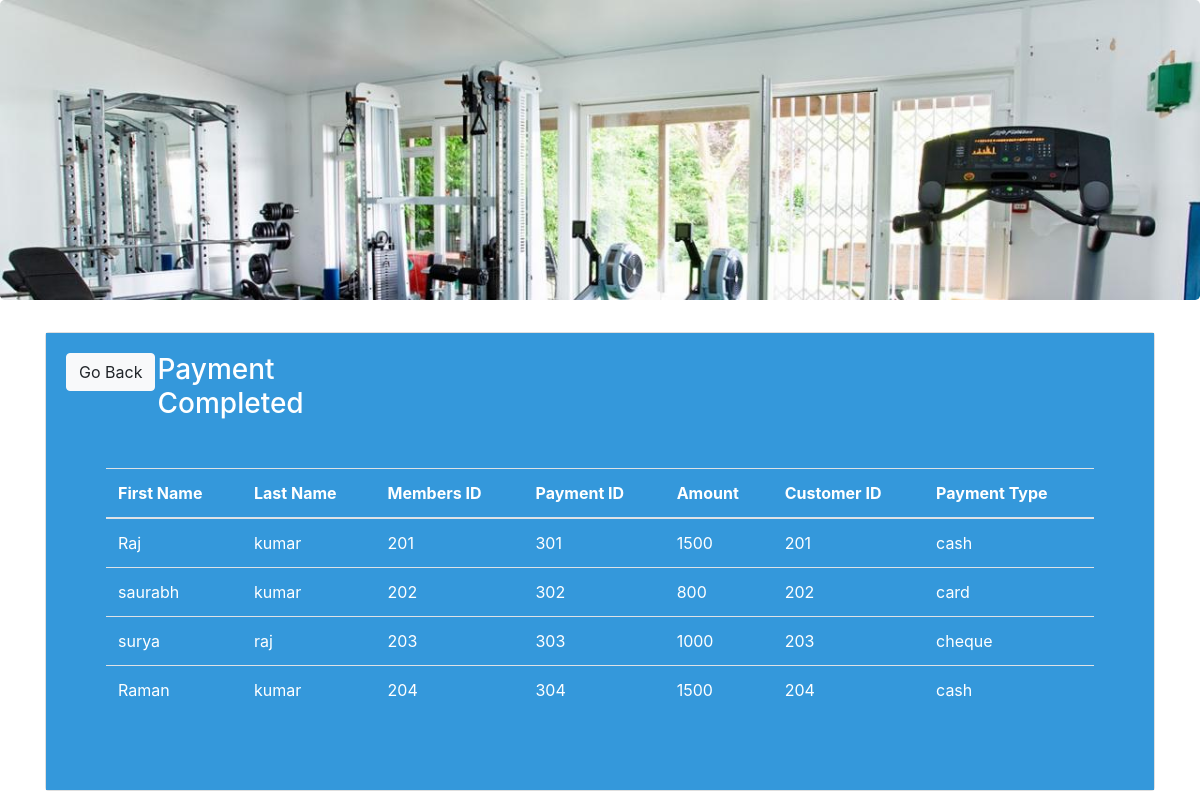
/payment_done.php, run on an earlier commit of the app's database.
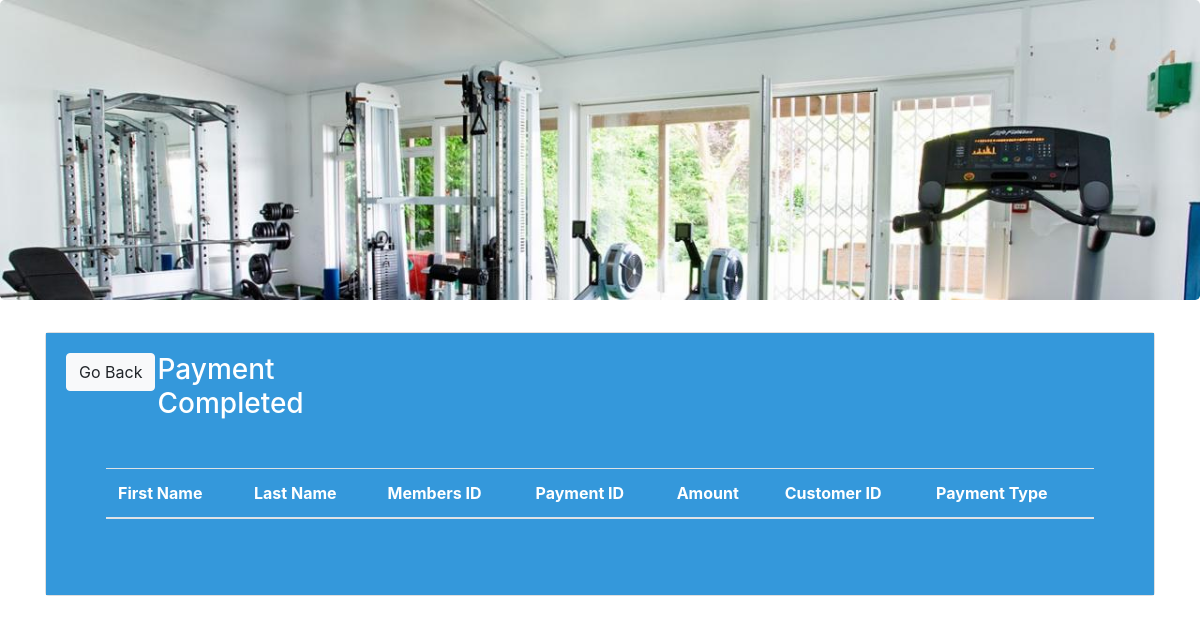
And on a later commit of the database.
### tables this page shows
CREATE TABLE `doctorapp` (
  `fname` varchar(40) NOT NULL,
  `lname` varchar(40) NOT NULL,
  `email` varchar(40) NOT NULL,
  `contact` varchar(40) NOT NULL,
  `docapp` varchar(60) NOT NULL
);

CREATE TABLE `payment` (
  `Payment_id` int(10) NOT NULL,
  `Amount` int(20) NOT NULL,
  `customer_id` varchar(20) NOT NULL,
  `payment_type` varchar(20) NOT NULL
);

### func.php (the view, shortened to what this page needs)
<?php
$con=mysqli_connect("localhost","root","","loginsystem");
function get_payment_done(){
  global $con;
  $query="select d.fname,d.lname,d.contact,p.payment_id,p.amount,p.customer_id,p.payment_type from doctorapp as d join payment as p on d.contact=p.customer_id";
  $result=mysqli_query($con,$query);
  while($row=mysqli_fetch_array($result)){
      $fname=$row['fname'];
      $lname=$row['lname'];
      $contact=$row['contact'];
      $payment_id=$row ['payment_id'];
      $amount=$row['amount'];
      $customer_id=$row['customer_id'];
      $payment_type=$row['payment_type'];
      echo"<tr>
      <td>$fname</td>
      <td>$lname</td>
      <td>$contact</td>
      <td>$payment_id</td>
      <td>$amount</td>
      <td>$customer_id</td>
      <td>$payment_type</td>
      </tr>";
  }
}
?>

What changed in the data, as far as the page shows it:
removed doctorapp: fname "Raj", lname "kumar", contact "201", payment.Payment_id "301", payment.Amount "1500", payment.customer_id "201", payment.payment_type "cash"
removed doctorapp: fname "saurabh", lname "kumar", contact "202", payment.Payment_id "302", payment.Amount "800", payment.customer_id "202", payment.payment_type "card"
removed doctorapp: fname "surya", lname "raj", contact "203", payment.Payment_id "303", payment.Amount "1000", payment.customer_id "203", payment.payment_type "cheque"
no longer on this page (row edited): doctorapp: fname "Raman", lname "kumar", contact "204", payment.Payment_id "304", payment.Amount "1500", payment.customer_id "204", payment.payment_type "cash"
